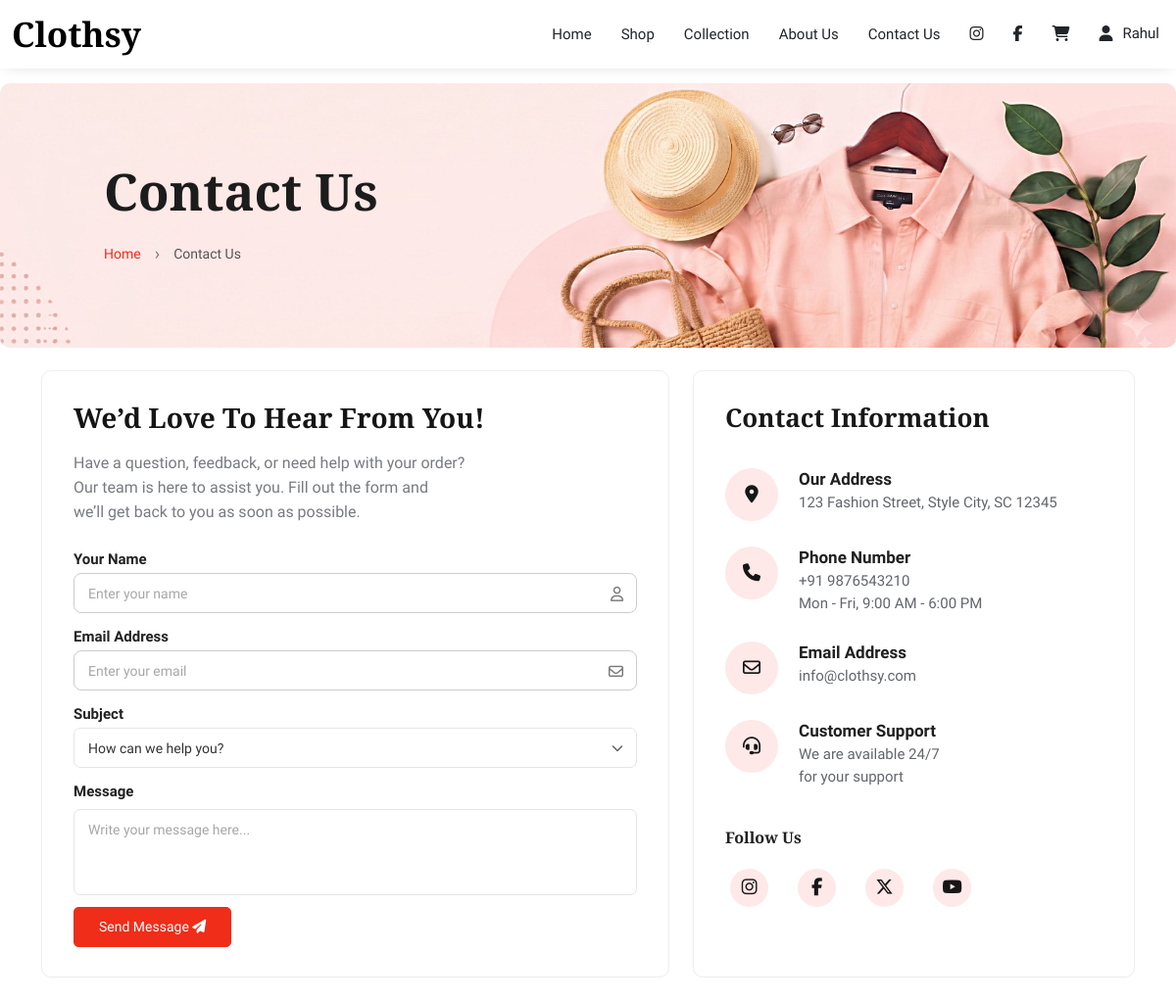
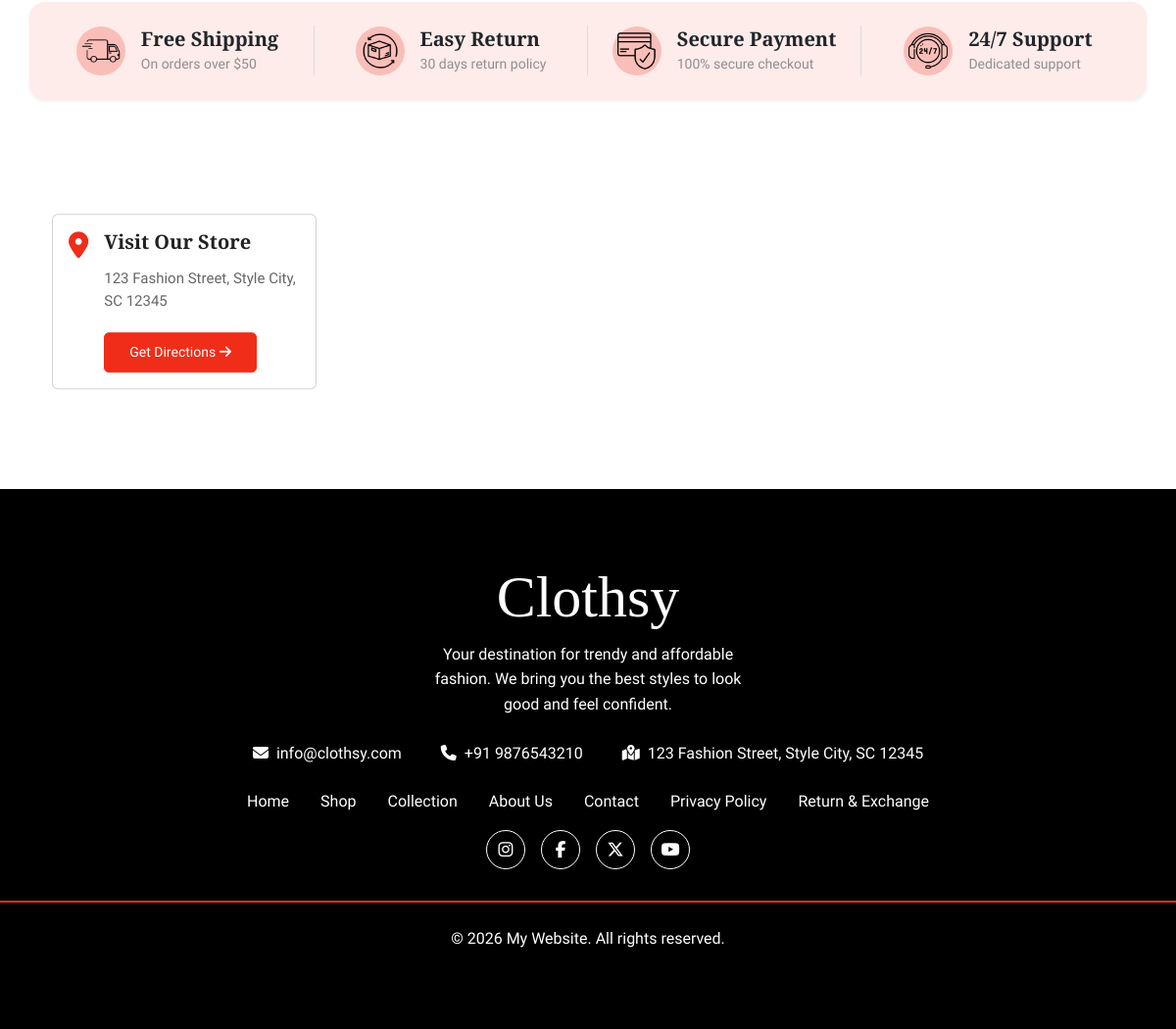
/contact-us.php (signed in), run on the app's committed database (2 pictures, top to bottom).
### tables this page shows
CREATE TABLE `site_settings` (
  `id` int(11) NOT NULL,
  `site_name` varchar(255) NOT NULL,
  `about_text` text DEFAULT NULL,
  `email` varchar(255) DEFAULT NULL,
  `phone` varchar(50) DEFAULT NULL,
  `address` text DEFAULT NULL,
  `facebook_url` varchar(255) DEFAULT NULL,
  `instagram_url` varchar(255) DEFAULT NULL,
  `twitter_url` varchar(255) DEFAULT NULL,
  `youtube_url` varchar(255) DEFAULT NULL,
  `linkedin_url` varchar(255) DEFAULT NULL,
  `primary_color` varchar(50) DEFAULT NULL,
  `copyright_text` varchar(255) DEFAULT NULL,
  `site_logo` varchar(255) DEFAULT NULL
);

### contact-us.php (the view, shortened to what the rows shown need)
<?php
include('./templates/header.php'); ?>
<section class="clothsy-shop-banner">
    <div class="container">
        <div class="clothsy-shop-banner-content">
            <h1>Contact Us</h1>
        </div>
    </div>
</section>
<section class="contact-section">
    <div class="container-fluid contact-wrapper">
        <div class="row g-4">
            <div class="col-lg-7">
                <div class="contact-card">
                    <h2 class="contact-title">
                        We’d Love To Hear From You!
                    </h2>
                </div>
            </div>
            <div class="col-lg-5">
                <div class="contact-card info-card">
                    <h2 class="info-title">
                        Contact Information
                    </h2>
                    <div class="info-item">
                        <div class="info-content">
                            <div class="info-label">
                                Our Address
                            </div>
                            <p class="info-text">
                               <?= htmlspecialchars($address) ?>
                            </p>
                        </div>
                    </div>
                    <div class="info-item">
                        <div class="info-content">
                            <p class="info-text">
                                <a href="tel:<?= htmlspecialchars($phone) ?>"><?= htmlspecialchars($phone) ?></a><br>
                                Mon - Fri, 9:00 AM - 6:00 PM
                            </p>
                        </div>
                    </div>
                    <div class="info-item">
                        <div class="info-content">
                            <p class="info-text">
                                <a href="tel:<?= htmlspecialchars($email) ?>"><?= htmlspecialchars($email) ?></a>
                            </p>
                        </div>
                    </div>
                </div>
            </div>
        </div>
    </div>
</section>
<section class="map_section py-3">
    <div class="container">
        <div class="row">
            <div class="col-12">
                <div class="map-main_inner position-relative">
                    <div class="store-card card p-3">
                        <div class="d-flex align-items-start gap-3">
                            <div>
                                <h5 class="store-title">Visit Our Store</h5>
                                <div class="store-address">
                                    <?= htmlspecialchars($address) ?>
                                </div>
                                <a href="https://maps.app.goo.gl/KfKX1mZZWVLZjqje8" class="directions-btn btn btn_fill">
                                    Get Directions
                                    <i class="fa-solid fa-arrow-right"></i>
                                </a>
                            </div>
                        </div>
                    </div>
                </div>
            </div>
        </div>
    </div>
</section>
<?php include('./templates/footer.php'); ?>

### templates/header.php (shortened to what the rows shown need)
<?php
include './database/connection.php';
$sql = "SELECT * FROM site_settings WHERE id = 1 LIMIT 1";
$result = mysqli_query($conn, $sql);
$row = mysqli_fetch_assoc($result);
$siteName = $row['site_name'] ?? '';
$aboutText = $row['about_text'] ?? '';
$email = $row['email'] ?? '';
$phone = $row['phone'] ?? '';
$address = $row['address'] ?? '';
$copyrightText = $row['copyright_text'] ?? '';
?>
<!DOCTYPE html>
<html lang="en">
<head>
  <link rel="stylesheet" href="https://cdnjs.cloudflare.com/ajax/libs/slick-carousel/1.9.0/slick.css" />
  <link rel="stylesheet" href="https://cdnjs.cloudflare.com/ajax/libs/slick-carousel/1.9.0/slick-theme.css" />
  <link rel="stylesheet" href="https://cdnjs.cloudflare.com/ajax/libs/font-awesome/6.7.2/css/all.min.css" />
  <link href="https://cdn.jsdelivr.net/npm/bootstrap@5.3.3/dist/css/bootstrap.min.css" rel="stylesheet" />
  <link href="https://cdn.boxicons.com/3.0.8/fonts/basic/boxicons.min.css" rel="stylesheet">
  <link rel="stylesheet" href="https://cdnjs.cloudflare.com/ajax/libs/boxicons/2.1.4/css/boxicons.min.css">
  <link rel="stylesheet" href="https://cdnjs.cloudflare.com/ajax/libs/font-awesome/6.7.2/css/all.min.css" />
  <link rel="stylesheet" href="./assets/css/style.css" />
</head>
<body>
  <header class="main_header">
    <div class="container">
      <div class="d-flex align-items-center flex-wrap justify-content-between">
        <a href="#" class="logo"><?= htmlspecialchars($siteName) ?></a>
        <nav class="main_navigation d-flex align-items-center">
          <ul class="navigation_links list-unstyled">
          </ul>
          <ul class="icon_lists list-unstyled">
          </ul>
        </nav>
      </div>
    </div>
  </header>

### templates/footer.php (shortened to what the rows shown need)
<section class="footer_section">
  <footer class="main_footer section_padding text-white">
    <div class="container">
      <div class="row">
        <div class="col-md-12 pb-3 footer_about_cont">
          <div class="footer_about text-center">
            <a href="#" class="foot_logo display-2 text-white"><?= htmlspecialchars($siteName) ?></a>
            <p class="text-white mt-3 mb-0 about_text">
              <?= htmlspecialchars($aboutText) ?>
            </p>
            <ul
              class="contac_infoLInk list-unstyled d-flex align-items-center gap-md-4 gap-3 flex-wrap justify-content-center my-3">
              <li>
                <a href="mailto:<?= htmlspecialchars($email) ?>" class="d-flex align-items-center gap-2 text-white p-2"><i
                    class="fa-solid fa-envelope"></i> <?= htmlspecialchars($email) ?></a>
              </li>
              <li>
                <a href="tel:<?= htmlspecialchars($phone) ?>" class="d-flex align-items-center gap-2 text-white p-2"><i
                    class="fa-solid fa-phone"></i> <?= htmlspecialchars($phone) ?></a>
              </li>
              <li>
                <a href="#" class="d-flex align-items-center gap-2 text-white p-2"><i
                    class="fa-solid fa-map-location-dot"></i> <?= htmlspecialchars($address) ?></a>
              </li>
            </ul>
            <ul
              class="footer_navig list-unstyled d-flex align-items-center gap-md-3 gap-3 flex-wrap justify-content-center mb-3">
              <li><a href="./index.php" class="text-white p-2">Home</a></li>
              <li><a href="./shop.php" class="text-white p-2">Shop</a></li>
              <li><a href="./collection.php" class="text-white p-2">Collection</a></li>
              <li><a href="./about-us.php" class="text-white p-2">About Us</a></li>
              <li><a href="./contact-us.php" class="text-white p-2">Contact</a></li>
              <li><a href="#" class="text-white p-2">Privacy Policy</a></li>
              <li>
              </li>
            </ul>
            <ul
              class="footer_follow_link list-unstyled d-flex align-items-center gap-md-3 gap-3 flex-wrap justify-content-center mb-3">
              <li><a href="<?= htmlspecialchars($instagramUrl) ?>" class="text-white"><i class="fa-brands fa-instagram"></i></a></li>
              <li><a href="<?= htmlspecialchars($facebookUrl) ?>" class="text-white"><i class="fa-brands fa-facebook-f"></i></a></li>
              <li><a href="<?= htmlspecialchars($twitterUrl) ?>" class="text-white"><i class="fa-brands fa-x-twitter"></i></a></li>
              <li><a href="<?= htmlspecialchars($youtubeUrl) ?>" class="text-white"><i class="fa-brands fa-youtube"></i></a></li>
            </ul>
          </div>
        </div>
        <div class="col-md-12 text-center">
          <p class="pt-4 m-0"><?= htmlspecialchars($copyrightText ) ?></p>
        </div>
      </div>
    </div>
  </footer>
</section>
</body>
</html>

### data on the page
site_settings: site_name "Clothsy", address "123 Fashion Street, Style City, SC 12345", phone "+91 9876543210", email "info@clothsy.com", about_text "Your destination for trendy and affordable fashion. We bring you the best styles to look good and feel confident.", copyright_text "© 2026 My Website. All rights reserved."

### other printed values
$_SESSION['user_name'] "Rahul"
